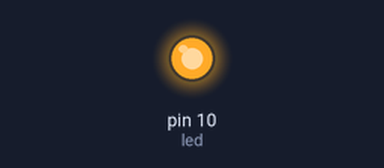
A sketch run on a simulated Arduino Uno, built with avr-gcc and run on an emulated ATmega328P. Shown: output pins drawn as LEDs (lit = HIGH).

Above: at 0.9 s.
At 5.4 s:
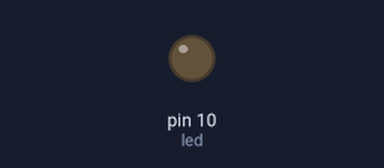
Timing chart, 0 to 10.4 s (numbered marks = the images above):
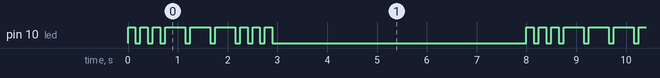

The sketch:

CodigoMorse.ino
```cpp
/*#include <Arduino.h> //Estudar essa biblioteca

  byte led = 13;
  bool LIGADO = 1, DESLIGADO = 0;

  void setup()
  {

  }

  void loop()
  {
  digitalWrite(led, LIGADO);
  }

  void digitalwrite(byte porta, bool estado) //Dois argumentos
  {

  }*/

byte led = 10;

void setup()
{
  pinMode(led, OUTPUT);
}

void loop()
{
  //Letra 'S' em código Morse
  for (int x = 0; x < 3; x++)
  {
    digitalWrite(led, HIGH);
    delay(150);
    digitalWrite(led, LOW);
    delay(100);
  }
  //Letra 'O' em código Morse
  for (int x = 0; x < 3; x++)
  {
    digitalWrite(led, HIGH);
    delay(400);
    digitalWrite(led, LOW);
    delay(100);
  }
  //Letra 'S' em código Morse
  for (int x = 0; x < 3; x++)
  {
    digitalWrite(led, HIGH);
    delay(150);
    digitalWrite(led, LOW);
    delay(100);
  }
  delay(5000);
}
```

Measured:
- by itself, pin 10 (led): repeats every 8.0 s: 2 × (LOW 0.10 s, HIGH 0.15 s), 3 × (LOW 0.10 s, HIGH 0.40 s), 3 × (LOW 0.10 s, HIGH 0.15 s), LOW 5.1 s, HIGH 0.15 s
- by itself, everything shown: repeats every 8.0 s, in 18 steps
